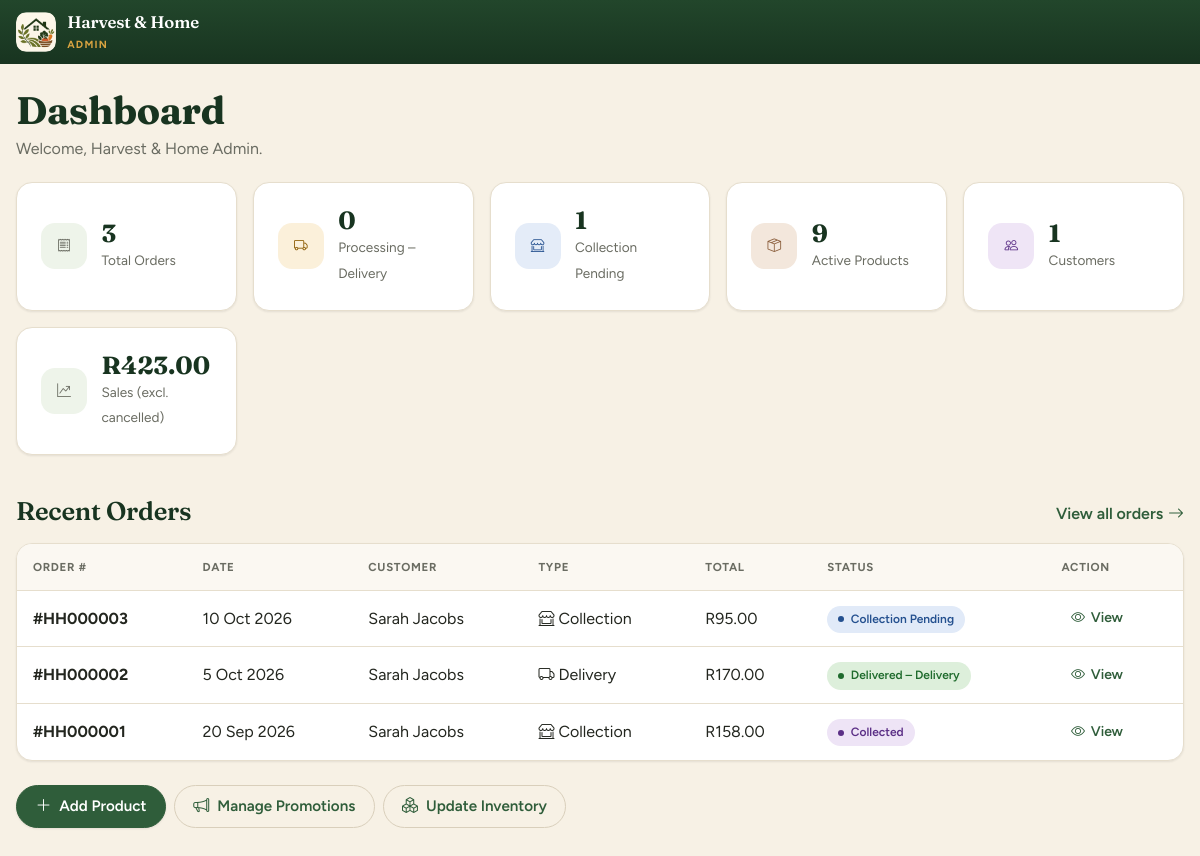
/admin/index.php (signed in), run on the app's committed database.
### tables this page shows
CREATE TABLE orders (
    order_id           INT AUTO_INCREMENT PRIMARY KEY,
    user_id            INT NOT NULL,
    order_date         DATETIME NOT NULL DEFAULT CURRENT_TIMESTAMP,
    total_amount       DECIMAL(10,2) NOT NULL,
    fulfilment_method  ENUM('delivery','collection') NOT NULL,
    delivery_address   TEXT NULL,
    order_status       ENUM('processing','delivered','collection_pending','collected','cancelled') NOT NULL,
    delivery_fee       DECIMAL(10,2) NOT NULL DEFAULT 0.00,
    CONSTRAINT fk_orders_user FOREIGN KEY (user_id)
        REFERENCES users(user_id) ON UPDATE CASCADE ON DELETE RESTRICT
);

CREATE TABLE users (
    user_id        INT AUTO_INCREMENT PRIMARY KEY,
    full_name      VARCHAR(100) NOT NULL,
    email          VARCHAR(150) NOT NULL UNIQUE,
    password_hash  VARCHAR(255) NOT NULL,
    phone          VARCHAR(20)  NOT NULL,
    address        TEXT NULL,
    role           ENUM('customer','admin') NOT NULL DEFAULT 'customer',
    created_at     DATETIME NOT NULL DEFAULT CURRENT_TIMESTAMP
);

### admin/includes/orders_table.php (the view, shortened to what this page needs)
<?php
function render_admin_orders(array $orders): void
{
    echo '<div class="tw"><table><thead><tr><th>Order #</th><th>Date</th><th>Customer</th><th>Type</th><th>Total</th><th>Status</th><th>Action</th></tr></thead><tbody>';
    foreach ($orders as $o) {
        $delivery = $o['fulfilment_method'] === 'delivery';
        echo '<tr><td><b>#' . order_no($o['order_id']) . '</b></td>'
           . '<td>' . date('j M Y', strtotime($o['order_date'])) . '</td>'
           . '<td>' . h($o['full_name']) . '</td>'
           . '<td>' . icon($delivery ? 'truck' : 'shop-window') . ' ' . ($delivery ? 'Delivery' : 'Collection') . '</td>'
           . '<td>' . money($o['total_amount']) . '</td>'
           . '<td>' . status_pill($o['order_status']) . '</td>'
           . '<td><a class="act" href="order.php?id=' . (int)$o['order_id'] . '">' . icon('eye') . 'View</a></td></tr>';
    }
    echo '</tbody></table></div>';
}

### includes/functions.php (shortened to what this page needs)
<?php
function h($value): string
{
    return htmlspecialchars((string)$value, ENT_QUOTES, 'UTF-8');
}
function head_assets(string $root = ''): string
{
    $css = __DIR__ . '/../assets/css/style.css';
    $version = is_file($css) ? filemtime($css) : 1;
    return '<link rel="preconnect" href="https://fonts.googleapis.com">' . "\n"
        . '    <link rel="preconnect" href="https://fonts.gstatic.com" crossorigin>' . "\n"
        . '    <link rel="stylesheet" href="https://fonts.googleapis.com/css2?family=Figtree:wght@400;500;600;700&family=Fraunces:opsz,wght@9..144,600;9..144,700&display=swap">' . "\n"
        . '    <link rel="stylesheet" href="https://cdn.jsdelivr.net/npm/bootstrap@5.3.3/dist/css/bootstrap.min.css">' . "\n"
        . '    <link rel="stylesheet" href="https://cdn.jsdelivr.net/npm/bootstrap-icons@1.11.3/font/bootstrap-icons.min.css">' . "\n"
        . '    <link rel="stylesheet" href="' . $root . 'assets/css/style.css?v=' . $version . '">' . "\n";
}
function icon(string $name): string
{
    return '<i class="bi bi-' . $name . '" aria-hidden="true"></i>';
}
function money($amount): string
{
    return 'R' . number_format((float)$amount, 2, '.', ' ');
}
function order_no($id): string
{
    return 'HH' . str_pad((string)$id, 6, '0', STR_PAD_LEFT);
}
function status_label(string $status, string $method = ''): string
{
    $labels = [
        'processing'         => 'Processing – Delivery',
        'delivered'          => 'Delivered – Delivery',
        'collection_pending' => 'Collection Pending',
        'collected'          => 'Collected',
        'cancelled'          => 'Cancelled',
    ];
    return $labels[$status] ?? ucfirst($status);
}
function status_pill(string $status): string
{
    $classes = [
        'processing' => 'p1', 'delivered' => 'p2', 'collection_pending' => 'p3',
        'collected'  => 'p4', 'cancelled' => 'p5',
    ];
    return '<span class="pill ' . ($classes[$status] ?? '') . '">' . h(status_label($status)) . '</span>';
}

### assets/css/style.css (style rules this page uses)
:root { --green: #2F5D3A; --green-dark: #22462B; --green-deep: #183420; --sage: #DCE8D5; --sage-soft: #EEF4EA; --cream: #F7F1E5; --cream-soft: #FBF8F2; --brown: #8B5E3C; --honey: #D9A441; --text: #23261F; --muted: #6A6C62; --white: #ffffff; --line: #E6DECD; --field: #D9CFBB; --danger: #A63D2F; --radius: 16px; --radius-sm: 10px; --shadow-sm: 0 1px 2px rgba(35, 38, 31, .05), 0 1px 3px rgba(35, 38, 31, .04); --shadow: 0 10px 24px -10px rgba(35, 38, 31, .18); --shadow-lg: 0 24px 48px -18px rgba(24, 52, 32, .45); --font-body: "Figtree", system-ui, -apple-system, "Segoe UI", Roboto, Arial, sans-serif; --font-display: "Fraunces", Georgia, "Times New Roman", serif; --gutter: max(1rem, calc((100% - 1200px) / 2)); --bs-body-font-family: var(--font-body); --bs-body-color: #23261F; --bs-body-bg: #F7F1E5; --bs-primary: #2F5D3A; --bs-primary-rgb: 47, 93, 58; --bs-link-color: #2F5D3A; --bs-link-color-rgb: 47, 93, 58; --bs-link-hover-color: #22462B; --bs-link-hover-color-rgb: 34, 70, 43; --bs-border-color: #E6DECD; --bs-border-radius: 10px; --bs-secondary-color: #6A6C62; }
* { box-sizing: border-box; }
body { margin: 0; background: var(--cream); color: var(--text); font: 400 1rem/1.6 var(--font-body); -webkit-font-smoothing: antialiased; }
a { color: var(--green); text-decoration: none; }
b, strong { font-weight: 700; }
.btn .bi { font-size: 1.05em; }
.act, .linkbtn { display: inline-flex; align-items: center; gap: .35rem; padding: .35rem .6rem; border: 0; border-radius: 8px; background: none; color: var(--green); font: inherit; font-size: .875rem; font-weight: 600; line-height: 1.2; cursor: pointer; }
.tw { overflow-x: auto; background: var(--white); border: 1px solid var(--line); border-radius: var(--radius); box-shadow: var(--shadow-sm); }
table { width: 100%; border-collapse: collapse; background: transparent; }
.tw table { min-width: 560px; }
th, td { text-align: left; padding: .85rem 1rem; border-bottom: 1px solid var(--line); vertical-align: middle; }
th { background: var(--cream-soft); color: var(--muted); font-size: .72rem; font-weight: 700; letter-spacing: .06em; text-transform: uppercase; white-space: nowrap; }
.tw td { white-space: nowrap; }
tbody tr:last-child td { border-bottom: 0; }
.pill { display: inline-flex; align-items: center; gap: .4rem; padding: .25rem .7rem; border-radius: 999px; background: var(--sage); color: var(--green); font-size: .75rem; font-weight: 600; white-space: nowrap; }
.pill::before { content: ""; width: 6px; height: 6px; border-radius: 50%; background: currentColor; }
.p2 { background: #DDEFDB; color: #1F6B2D; }
.p3 { background: #E1EAF8; color: #24508F; }
.p4 { background: #EEE4F6; color: #5B2F86; }

### data on the page
orders: order_id "HH000003", order_date "10 Oct 2026", user.full_name "Sarah Jacobs", fulfilment_method "Collection", total_amount "R95.00", order_status "Collection Pending"
orders: order_id "HH000002", order_date "5 Oct 2026", user.full_name "Sarah Jacobs", fulfilment_method "Delivery", total_amount "R170.00", order_status "Delivered – Delivery"
orders: order_id "HH000001", order_date "20 Sep 2026", user.full_name "Sarah Jacobs", fulfilment_method "Collection", total_amount "R158.00", order_status "Collected"

### other printed values
current_user()['full_name'] "Harvest & Home Admin"
$stats['total'] "3"
$stats['processing'] "0"
$stats['pending'] "1"
$productCount "9"
$customerCount "1"
money($stats['revenue']) "R423.00"
